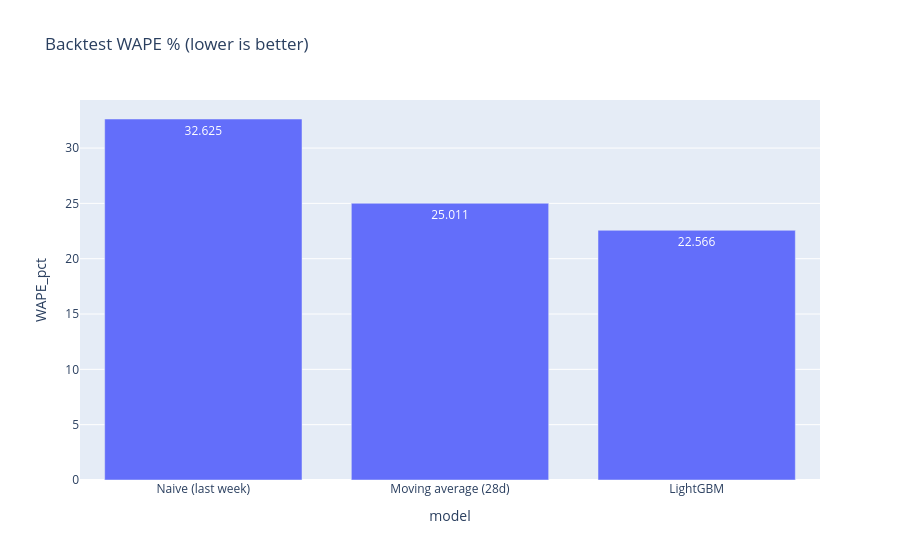
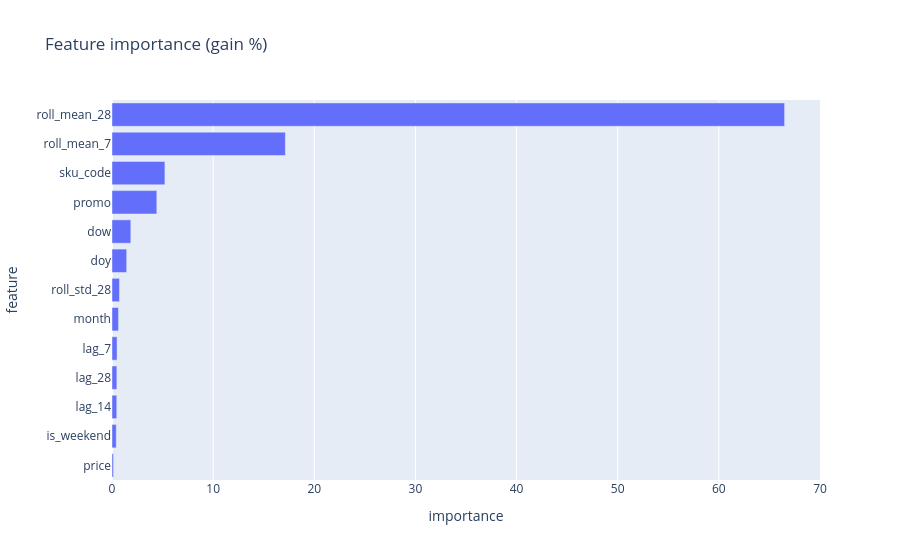

The notebook cell these images were saved under, in order:
### Markdown cell above
## 7. Results

### Code cell
display(metrics)
px.bar(metrics, x="model", y="WAPE_pct", title="Backtest WAPE % (lower is better)", text="WAPE_pct").show()
px.bar(imp.sort_values("importance"), x="importance", y="feature", orientation="h", title="Feature importance (gain %)").show()
rec[rec.flag=="Stockout risk"].sort_values("days_of_cover")[["sku","current_stock","reorder_point","days_of_cover","lead_time_days","recommended_order_qty","priority","action"]].head(10)

### Figure 1 — Plotly figure (JSON) as saved in the notebook; plotly's stock layout.template omitted (floating-point values rounded to 4 significant figures)
{"data": [{"hovertemplate": "model=%{x}<br>WAPE_pct=%{text}<extra></extra>", "legendgroup": "", "marker": {"color": "#636efa", "pattern": {"shape": ""}}, "name": "", "orientation": "v", "showlegend": false, "text": [32.62, 25.01, 22.57], "textposition": "auto", "type": "bar", "x": ["Naive (last week)", "Moving average (28d)", "LightGBM"], "xaxis": "x", "y": [32.62, 25.01, 22.57], "yaxis": "y"}], "layout": {"barmode": "relative", "legend": {"tracegroupgap": 0}, "title": {"text": "Backtest WAPE % (lower is better)"}, "xaxis": {"anchor": "y", "domain": [0.0, 1.0], "title": {"text": "model"}}, "yaxis": {"anchor": "x", "domain": [0.0, 1.0], "title": {"text": "WAPE_pct"}}}}

### Figure 2 — Plotly figure (JSON) as saved in the notebook; plotly's stock layout.template omitted (floating-point values rounded to 4 significant figures)
{"data": [{"hovertemplate": "importance=%{x}<br>feature=%{y}<extra></extra>", "legendgroup": "", "marker": {"color": "#636efa", "pattern": {"shape": ""}}, "name": "", "orientation": "h", "showlegend": false, "textposition": "auto", "type": "bar", "x": [0.15, 0.42, 0.47, 0.48, 0.5, 0.64, 0.74, 1.45, 1.86, 4.43, 5.23, 17.14, 66.5], "xaxis": "x", "y": ["price", "is_weekend", "lag_14", "lag_28", "lag_7", "month", "roll_std_28", "doy", "dow", "promo", "sku_code", "roll_mean_7", "roll_mean_28"], "yaxis": "y"}], "layout": {"barmode": "relative", "legend": {"tracegroupgap": 0}, "title": {"text": "Feature importance (gain %)"}, "xaxis": {"anchor": "y", "domain": [0.0, 1.0], "title": {"text": "importance"}}, "yaxis": {"anchor": "x", "domain": [0.0, 1.0], "title": {"text": "feature"}}}}
